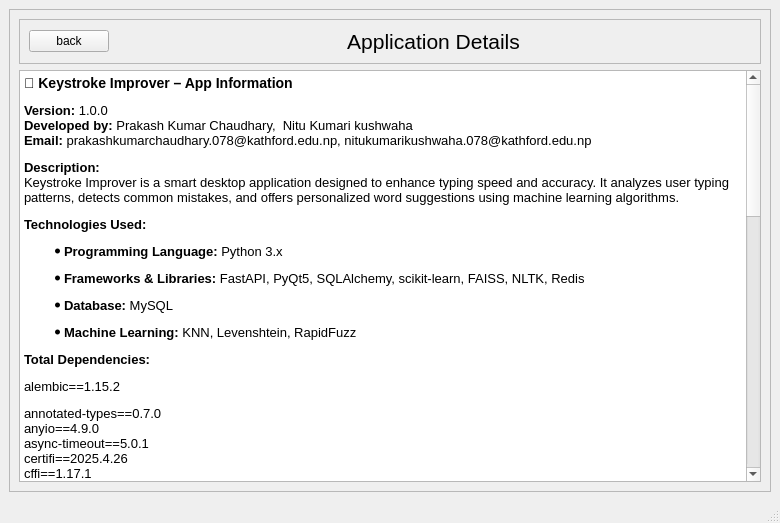
<?xml version="1.0" encoding="UTF-8"?>
<ui version="4.0">
 <class>MainWindow</class>
 <widget class="QMainWindow" name="MainWindow">
  <property name="geometry">
   <rect>
    <x>0</x>
    <y>0</y>
    <width>780</width>
    <height>523</height>
   </rect>
  </property>
  <property name="windowTitle">
   <string>MainWindow</string>
  </property>
  <widget class="QWidget" name="centralwidget">
   <layout class="QGridLayout" name="gridLayout_2">
    <item row="0" column="0">
     <widget class="QFrame" name="frame">
      <property name="frameShape">
       <enum>QFrame::StyledPanel</enum>
      </property>
      <property name="frameShadow">
       <enum>QFrame::Raised</enum>
      </property>
      <layout class="QGridLayout" name="gridLayout">
       <item row="0" column="0">
        <widget class="QFrame" name="frame_2">
         <property name="frameShape">
          <enum>QFrame::StyledPanel</enum>
         </property>
         <property name="frameShadow">
          <enum>QFrame::Raised</enum>
         </property>
         <layout class="QGridLayout" name="gridLayout_3">
          <item row="0" column="0">
           <widget class="QPushButton" name="backaccount">
            <property name="text">
             <string>back</string>
            </property>
           </widget>
          </item>
          <item row="0" column="1">
           <spacer name="horizontalSpacer">
            <property name="orientation">
             <enum>Qt::Horizontal</enum>
            </property>
            <property name="sizeHint" stdset="0">
             <size>
              <width>228</width>
              <height>20</height>
             </size>
            </property>
           </spacer>
          </item>
          <item row="0" column="2">
           <widget class="QLabel" name="app_detail">
            <property name="font">
             <font>
              <pointsize>16</pointsize>
             </font>
            </property>
            <property name="text">
             <string>Application Details</string>
            </property>
            <property name="alignment">
             <set>Qt::AlignCenter</set>
            </property>
           </widget>
          </item>
          <item row="0" column="3">
           <spacer name="horizontalSpacer_2">
            <property name="orientation">
             <enum>Qt::Horizontal</enum>
            </property>
            <property name="sizeHint" stdset="0">
             <size>
              <width>213</width>
              <height>20</height>
             </size>
            </property>
           </spacer>
          </item>
         </layout>
        </widget>
       </item>
       <item row="1" column="0">
        <widget class="QTextBrowser" name="textBrowser">
         <property name="html">
          <string>&lt;!DOCTYPE HTML PUBLIC &quot;-//W3C//DTD HTML 4.0//EN&quot; &quot;http://www.w3.org/TR/REC-html40/strict.dtd&quot;&gt;
&lt;html&gt;&lt;head&gt;&lt;meta name=&quot;qrichtext&quot; content=&quot;1&quot; /&gt;&lt;style type=&quot;text/css&quot;&gt;
p, li { white-space: pre-wrap; }
&lt;/style&gt;&lt;/head&gt;&lt;body style=&quot; font-family:'Ubuntu'; font-size:10pt; font-weight:400; font-style:normal;&quot;&gt;
&lt;h3 style=&quot; margin-top:14px; margin-bottom:12px; margin-left:0px; margin-right:0px; -qt-block-indent:0; text-indent:0px;&quot;&gt;&lt;span style=&quot; font-size:large; font-weight:600;&quot;&gt;🧠 Keystroke Improver – App Information&lt;/span&gt;&lt;/h3&gt;
&lt;p style=&quot; margin-top:12px; margin-bottom:12px; margin-left:0px; margin-right:0px; -qt-block-indent:0; text-indent:0px;&quot;&gt;&lt;span style=&quot; font-weight:600;&quot;&gt;Version:&lt;/span&gt; 1.0.0&lt;br /&gt;&lt;span style=&quot; font-weight:600;&quot;&gt;Developed by:&lt;/span&gt; Prakash Kumar Chaudhary,  Nitu Kumari kushwaha&lt;br /&gt;&lt;span style=&quot; font-weight:600;&quot;&gt;Email:&lt;/span&gt; prakashkumarchaudhary.078@kathford.edu.np, nitukumarikushwaha.078@kathford.edu.np&lt;/p&gt;
&lt;p style=&quot; margin-top:12px; margin-bottom:12px; margin-left:0px; margin-right:0px; -qt-block-indent:0; text-indent:0px;&quot;&gt;&lt;span style=&quot; font-weight:600;&quot;&gt;Description:&lt;/span&gt;&lt;br /&gt;Keystroke Improver is a smart desktop application designed to enhance typing speed and accuracy. It analyzes user typing patterns, detects common mistakes, and offers personalized word suggestions using machine learning algorithms.&lt;/p&gt;
&lt;p style=&quot; margin-top:12px; margin-bottom:12px; margin-left:0px; margin-right:0px; -qt-block-indent:0; text-indent:0px;&quot;&gt;&lt;span style=&quot; font-weight:600;&quot;&gt;Technologies Used:&lt;/span&gt;&lt;/p&gt;
&lt;ul style=&quot;margin-top: 0px; margin-bottom: 0px; margin-left: 0px; margin-right: 0px; -qt-list-indent: 1;&quot;&gt;&lt;li style=&quot;&quot; style=&quot; margin-top:12px; margin-bottom:12px; margin-left:0px; margin-right:0px; -qt-block-indent:0; text-indent:0px;&quot;&gt;&lt;span style=&quot; font-weight:600;&quot;&gt;Programming Language:&lt;/span&gt; Python 3.x&lt;/li&gt;
&lt;li style=&quot;&quot; style=&quot; margin-top:12px; margin-bottom:12px; margin-left:0px; margin-right:0px; -qt-block-indent:0; text-indent:0px;&quot;&gt;&lt;span style=&quot; font-weight:600;&quot;&gt;Frameworks &amp;amp; Libraries:&lt;/span&gt; FastAPI, PyQt5, SQLAlchemy, scikit-learn, FAISS, NLTK, Redis&lt;/li&gt;
&lt;li style=&quot;&quot; style=&quot; margin-top:12px; margin-bottom:12px; margin-left:0px; margin-right:0px; -qt-block-indent:0; text-indent:0px;&quot;&gt;&lt;span style=&quot; font-weight:600;&quot;&gt;Database:&lt;/span&gt; MySQL&lt;/li&gt;
&lt;li style=&quot;&quot; style=&quot; margin-top:12px; margin-bottom:12px; margin-left:0px; margin-right:0px; -qt-block-indent:0; text-indent:0px;&quot;&gt;&lt;span style=&quot; font-weight:600;&quot;&gt;Machine Learning:&lt;/span&gt; KNN, Levenshtein, RapidFuzz&lt;/li&gt;&lt;/ul&gt;
&lt;p style=&quot; margin-top:12px; margin-bottom:12px; margin-left:0px; margin-right:0px; -qt-block-indent:0; text-indent:0px;&quot;&gt;&lt;span style=&quot; font-weight:600;&quot;&gt;Total Dependencies:&lt;/span&gt;&lt;/p&gt;
&lt;p style=&quot; margin-top:12px; margin-bottom:12px; margin-left:0px; margin-right:0px; -qt-block-indent:0; text-indent:0px;&quot;&gt;alembic==1.15.2&lt;/p&gt;
&lt;p style=&quot; margin-top:0px; margin-bottom:0px; margin-left:0px; margin-right:0px; -qt-block-indent:0; text-indent:0px;&quot;&gt;annotated-types==0.7.0&lt;/p&gt;
&lt;p style=&quot; margin-top:0px; margin-bottom:0px; margin-left:0px; margin-right:0px; -qt-block-indent:0; text-indent:0px;&quot;&gt;anyio==4.9.0&lt;/p&gt;
&lt;p style=&quot; margin-top:0px; margin-bottom:0px; margin-left:0px; margin-right:0px; -qt-block-indent:0; text-indent:0px;&quot;&gt;async-timeout==5.0.1&lt;/p&gt;
&lt;p style=&quot; margin-top:0px; margin-bottom:0px; margin-left:0px; margin-right:0px; -qt-block-indent:0; text-indent:0px;&quot;&gt;certifi==2025.4.26&lt;/p&gt;
&lt;p style=&quot; margin-top:0px; margin-bottom:0px; margin-left:0px; margin-right:0px; -qt-block-indent:0; text-indent:0px;&quot;&gt;cffi==1.17.1&lt;/p&gt;
&lt;p style=&quot; margin-top:0px; margin-bottom:0px; margin-left:0px; margin-right:0px; -qt-block-indent:0; text-indent:0px;&quot;&gt;charset-normalizer==3.4.2&lt;/p&gt;
&lt;p style=&quot; margin-top:0px; margin-bottom:0px; margin-left:0px; margin-right:0px; -qt-block-indent:0; text-indent:0px;&quot;&gt;click==8.1.8&lt;/p&gt;
&lt;p style=&quot; margin-top:0px; margin-bottom:0px; margin-left:0px; margin-right:0px; -qt-block-indent:0; text-indent:0px;&quot;&gt;cryptography==44.0.3&lt;/p&gt;
&lt;p style=&quot; margin-top:0px; margin-bottom:0px; margin-left:0px; margin-right:0px; -qt-block-indent:0; text-indent:0px;&quot;&gt;exceptiongroup==1.2.2&lt;/p&gt;
&lt;p style=&quot; margin-top:0px; margin-bottom:0px; margin-left:0px; margin-right:0px; -qt-block-indent:0; text-indent:0px;&quot;&gt;faiss-cpu==1.10.0&lt;/p&gt;
&lt;p style=&quot; margin-top:0px; margin-bottom:0px; margin-left:0px; margin-right:0px; -qt-block-indent:0; text-indent:0px;&quot;&gt;fastapi==0.115.12&lt;/p&gt;
&lt;p style=&quot; margin-top:0px; margin-bottom:0px; margin-left:0px; margin-right:0px; -qt-block-indent:0; text-indent:0px;&quot;&gt;fuzzywuzzy==0.18.0&lt;/p&gt;
&lt;p style=&quot; margin-top:0px; margin-bottom:0px; margin-left:0px; margin-right:0px; -qt-block-indent:0; text-indent:0px;&quot;&gt;h11==0.14.0&lt;/p&gt;
&lt;p style=&quot; margin-top:0px; margin-bottom:0px; margin-left:0px; margin-right:0px; -qt-block-indent:0; text-indent:0px;&quot;&gt;idna==3.10&lt;/p&gt;
&lt;p style=&quot; margin-top:0px; margin-bottom:0px; margin-left:0px; margin-right:0px; -qt-block-indent:0; text-indent:0px;&quot;&gt;joblib==1.4.2&lt;/p&gt;
&lt;p style=&quot; margin-top:0px; margin-bottom:0px; margin-left:0px; margin-right:0px; -qt-block-indent:0; text-indent:0px;&quot;&gt;Levenshtein==0.27.1&lt;/p&gt;
&lt;p style=&quot; margin-top:0px; margin-bottom:0px; margin-left:0px; margin-right:0px; -qt-block-indent:0; text-indent:0px;&quot;&gt;Mako==1.3.10&lt;/p&gt;
&lt;p style=&quot; margin-top:0px; margin-bottom:0px; margin-left:0px; margin-right:0px; -qt-block-indent:0; text-indent:0px;&quot;&gt;MarkupSafe==3.0.2&lt;/p&gt;
&lt;p style=&quot; margin-top:0px; margin-bottom:0px; margin-left:0px; margin-right:0px; -qt-block-indent:0; text-indent:0px;&quot;&gt;mysql-connector-python==9.3.0&lt;/p&gt;
&lt;p style=&quot; margin-top:0px; margin-bottom:0px; margin-left:0px; margin-right:0px; -qt-block-indent:0; text-indent:0px;&quot;&gt;nltk==3.9.1&lt;/p&gt;
&lt;p style=&quot; margin-top:0px; margin-bottom:0px; margin-left:0px; margin-right:0px; -qt-block-indent:0; text-indent:0px;&quot;&gt;numpy==2.0.2&lt;/p&gt;
&lt;p style=&quot; margin-top:0px; margin-bottom:0px; margin-left:0px; margin-right:0px; -qt-block-indent:0; text-indent:0px;&quot;&gt;packaging==25.0&lt;/p&gt;
&lt;p style=&quot; margin-top:0px; margin-bottom:0px; margin-left:0px; margin-right:0px; -qt-block-indent:0; text-indent:0px;&quot;&gt;pycparser==2.22&lt;/p&gt;
&lt;p style=&quot; margin-top:0px; margin-bottom:0px; margin-left:0px; margin-right:0px; -qt-block-indent:0; text-indent:0px;&quot;&gt;pydantic==2.11.3&lt;/p&gt;
&lt;p style=&quot; margin-top:0px; margin-bottom:0px; margin-left:0px; margin-right:0px; -qt-block-indent:0; text-indent:0px;&quot;&gt;pydantic_core==2.33.1&lt;/p&gt;
&lt;p style=&quot; margin-top:0px; margin-bottom:0px; margin-left:0px; margin-right:0px; -qt-block-indent:0; text-indent:0px;&quot;&gt;PyJWT==2.10.1&lt;/p&gt;
&lt;p style=&quot; margin-top:0px; margin-bottom:0px; margin-left:0px; margin-right:0px; -qt-block-indent:0; text-indent:0px;&quot;&gt;PyMySQL==1.1.1&lt;/p&gt;
&lt;p style=&quot; margin-top:0px; margin-bottom:0px; margin-left:0px; margin-right:0px; -qt-block-indent:0; text-indent:0px;&quot;&gt;PyQt5==5.15.11&lt;/p&gt;
&lt;p style=&quot; margin-top:0px; margin-bottom:0px; margin-left:0px; margin-right:0px; -qt-block-indent:0; text-indent:0px;&quot;&gt;PyQt5-Qt5==5.15.16&lt;/p&gt;
&lt;p style=&quot; margin-top:0px; margin-bottom:0px; margin-left:0px; margin-right:0px; -qt-block-indent:0; text-indent:0px;&quot;&gt;PyQt5_sip==12.17.0&lt;/p&gt;
&lt;p style=&quot; margin-top:0px; margin-bottom:0px; margin-left:0px; margin-right:0px; -qt-block-indent:0; text-indent:0px;&quot;&gt;pyqtgraph==0.13.7&lt;/p&gt;
&lt;p style=&quot; margin-top:0px; margin-bottom:0px; margin-left:0px; margin-right:0px; -qt-block-indent:0; text-indent:0px;&quot;&gt;python-dotenv==1.1.0&lt;/p&gt;
&lt;p style=&quot; margin-top:0px; margin-bottom:0px; margin-left:0px; margin-right:0px; -qt-block-indent:0; text-indent:0px;&quot;&gt;python-Levenshtein==0.27.1&lt;/p&gt;
&lt;p style=&quot; margin-top:0px; margin-bottom:0px; margin-left:0px; margin-right:0px; -qt-block-indent:0; text-indent:0px;&quot;&gt;python-multipart==0.0.20&lt;/p&gt;
&lt;p style=&quot; margin-top:0px; margin-bottom:0px; margin-left:0px; margin-right:0px; -qt-block-indent:0; text-indent:0px;&quot;&gt;RapidFuzz==3.13.0&lt;/p&gt;
&lt;p style=&quot; margin-top:0px; margin-bottom:0px; margin-left:0px; margin-right:0px; -qt-block-indent:0; text-indent:0px;&quot;&gt;redis==6.1.0&lt;/p&gt;
&lt;p style=&quot; margin-top:0px; margin-bottom:0px; margin-left:0px; margin-right:0px; -qt-block-indent:0; text-indent:0px;&quot;&gt;regex==2024.11.6&lt;/p&gt;
&lt;p style=&quot; margin-top:0px; margin-bottom:0px; margin-left:0px; margin-right:0px; -qt-block-indent:0; text-indent:0px;&quot;&gt;requests==2.32.3&lt;/p&gt;
&lt;p style=&quot; margin-top:0px; margin-bottom:0px; margin-left:0px; margin-right:0px; -qt-block-indent:0; text-indent:0px;&quot;&gt;scikit-learn==1.6.1&lt;/p&gt;
&lt;p style=&quot; margin-top:0px; margin-bottom:0px; margin-left:0px; margin-right:0px; -qt-block-indent:0; text-indent:0px;&quot;&gt;scipy==1.13.1&lt;/p&gt;
&lt;p style=&quot; margin-top:0px; margin-bottom:0px; margin-left:0px; margin-right:0px; -qt-block-indent:0; text-indent:0px;&quot;&gt;sniffio==1.3.1&lt;/p&gt;
&lt;p style=&quot; margin-top:0px; margin-bottom:0px; margin-left:0px; margin-right:0px; -qt-block-indent:0; text-indent:0px;&quot;&gt;SQLAlchemy==2.0.40&lt;/p&gt;
&lt;p style=&quot; margin-top:0px; margin-bottom:0px; margin-left:0px; margin-right:0px; -qt-block-indent:0; text-indent:0px;&quot;&gt;starlette==0.46.2&lt;/p&gt;
&lt;p style=&quot; margin-top:0px; margin-bottom:0px; margin-left:0px; margin-right:0px; -qt-block-indent:0; text-indent:0px;&quot;&gt;threadpoolctl==3.6.0&lt;/p&gt;
&lt;p style=&quot; margin-top:0px; margin-bottom:0px; margin-left:0px; margin-right:0px; -qt-block-indent:0; text-indent:0px;&quot;&gt;tqdm==4.67.1&lt;/p&gt;
&lt;p style=&quot; margin-top:0px; margin-bottom:0px; margin-left:0px; margin-right:0px; -qt-block-indent:0; text-indent:0px;&quot;&gt;typing-inspection==0.4.0&lt;/p&gt;
&lt;p style=&quot; margin-top:0px; margin-bottom:0px; margin-left:0px; margin-right:0px; -qt-block-indent:0; text-indent:0px;&quot;&gt;typing_extensions==4.13.2&lt;/p&gt;
&lt;p style=&quot; margin-top:0px; margin-bottom:0px; margin-left:0px; margin-right:0px; -qt-block-indent:0; text-indent:0px;&quot;&gt;urllib3==2.4.0&lt;/p&gt;
&lt;p style=&quot; margin-top:0px; margin-bottom:0px; margin-left:0px; margin-right:0px; -qt-block-indent:0; text-indent:0px;&quot;&gt;uvicorn==0.34.2 &lt;/p&gt;
&lt;p style=&quot;-qt-paragraph-type:empty; margin-top:0px; margin-bottom:0px; margin-left:0px; margin-right:0px; -qt-block-indent:0; text-indent:0px;&quot;&gt;&lt;br /&gt;&lt;/p&gt;
&lt;p style=&quot; margin-top:12px; margin-bottom:12px; margin-left:0px; margin-right:0px; -qt-block-indent:0; text-indent:0px;&quot;&gt;&lt;br /&gt;&lt;span style=&quot; font-weight:600;&quot;&gt;Key Packages:&lt;/span&gt;&lt;br /&gt;&lt;span style=&quot; font-family:'monospace';&quot;&gt;fastapi&lt;/span&gt;, &lt;span style=&quot; font-family:'monospace';&quot;&gt;PyQt5&lt;/span&gt;, &lt;span style=&quot; font-family:'monospace';&quot;&gt;faiss-cpu&lt;/span&gt;, &lt;span style=&quot; font-family:'monospace';&quot;&gt;scikit-learn&lt;/span&gt;, &lt;span style=&quot; font-family:'monospace';&quot;&gt;nltk&lt;/span&gt;, &lt;span style=&quot; font-family:'monospace';&quot;&gt;mysql-connector-python&lt;/span&gt;, &lt;span style=&quot; font-family:'monospace';&quot;&gt;redis&lt;/span&gt;, &lt;span style=&quot; font-family:'monospace';&quot;&gt;pydantic&lt;/span&gt;, &lt;span style=&quot; font-family:'monospace';&quot;&gt;uvicorn&lt;/span&gt;, &lt;span style=&quot; font-family:'monospace';&quot;&gt;requests&lt;/span&gt;, &lt;span style=&quot; font-family:'monospace';&quot;&gt;fuzzywuzzy&lt;/span&gt;, &lt;span style=&quot; font-family:'monospace';&quot;&gt;python-Levenshtein&lt;/span&gt;&lt;/p&gt;
&lt;p style=&quot; margin-top:12px; margin-bottom:12px; margin-left:0px; margin-right:0px; -qt-block-indent:0; text-indent:0px;&quot;&gt;&lt;span style=&quot; font-weight:600;&quot;&gt;License:&lt;/span&gt; MIT (or your chosen license)&lt;/p&gt;&lt;/body&gt;&lt;/html&gt;</string>
         </property>
        </widget>
       </item>
      </layout>
     </widget>
    </item>
   </layout>
  </widget>
  <widget class="QMenuBar" name="menubar">
   <property name="geometry">
    <rect>
     <x>0</x>
     <y>0</y>
     <width>780</width>
     <height>21</height>
    </rect>
   </property>
  </widget>
  <widget class="QStatusBar" name="statusbar"/>
 </widget>
 <resources/>
 <connections/>
</ui>
